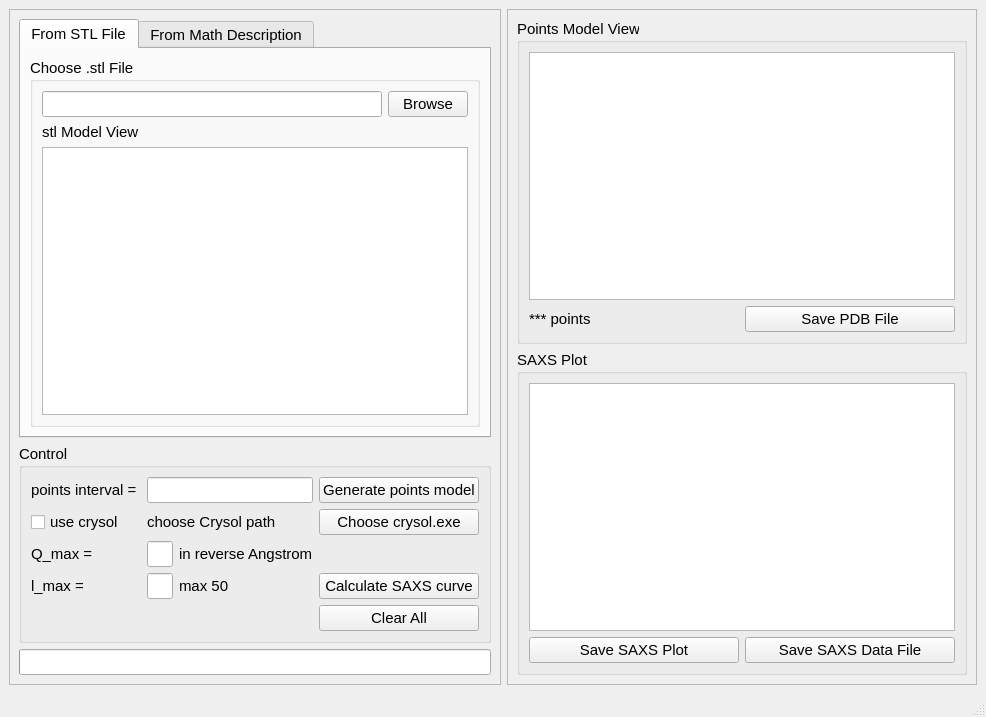
<?xml version="1.0" encoding="UTF-8"?>
<ui version="4.0">
 <class>MainWindow</class>
 <widget class="QMainWindow" name="MainWindow">
  <property name="geometry">
   <rect>
    <x>0</x>
    <y>0</y>
    <width>986</width>
    <height>717</height>
   </rect>
  </property>
  <property name="font">
   <font>
    <family>Arial</family>
    <pointsize>11</pointsize>
   </font>
  </property>
  <property name="windowTitle">
   <string>Model2SAS</string>
  </property>
  <widget class="QWidget" name="centralwidget">
   <layout class="QHBoxLayout" name="horizontalLayout" stretch="1,1">
    <item>
     <widget class="QFrame" name="frame_2">
      <property name="frameShape">
       <enum>QFrame::StyledPanel</enum>
      </property>
      <property name="frameShadow">
       <enum>QFrame::Raised</enum>
      </property>
      <layout class="QVBoxLayout" name="verticalLayout_2">
       <item>
        <widget class="QTabWidget" name="tabWidget">
         <property name="currentIndex">
          <number>0</number>
         </property>
         <widget class="QWidget" name="tab">
          <attribute name="title">
           <string>From STL File</string>
          </attribute>
          <layout class="QGridLayout" name="gridLayout">
           <item row="0" column="0">
            <widget class="QGroupBox" name="groupBox_control">
             <property name="title">
              <string>Choose .stl File</string>
             </property>
             <layout class="QGridLayout" name="gridLayout_2">
              <item row="0" column="1">
               <widget class="QPushButton" name="pushButton_browseStlFile">
                <property name="text">
                 <string>Browse</string>
                </property>
               </widget>
              </item>
              <item row="0" column="0">
               <widget class="QLineEdit" name="lineEdit_stlFile"/>
              </item>
              <item row="2" column="0" colspan="2">
               <widget class="QGraphicsView" name="graphicsView_stlModel"/>
              </item>
              <item row="1" column="0">
               <widget class="QLabel" name="label">
                <property name="text">
                 <string>stl Model View</string>
                </property>
               </widget>
              </item>
             </layout>
            </widget>
           </item>
          </layout>
         </widget>
         <widget class="QWidget" name="tab_2">
          <attribute name="title">
           <string>From Math Description</string>
          </attribute>
          <layout class="QGridLayout" name="gridLayout_4">
           <item row="0" column="0">
            <widget class="QGroupBox" name="groupBox_mathControl">
             <property name="title">
              <string>Choose .py file</string>
             </property>
             <layout class="QGridLayout" name="gridLayout_8">
              <item row="0" column="1">
               <widget class="QLineEdit" name="lineEdit_pyFile_math"/>
              </item>
              <item row="0" column="2">
               <widget class="QPushButton" name="pushButton_browsePyFile_math">
                <property name="text">
                 <string>Browse</string>
                </property>
               </widget>
              </item>
              <item row="1" column="0" colspan="3">
               <widget class="QTableView" name="tableView_params_math"/>
              </item>
             </layout>
            </widget>
           </item>
           <item row="1" column="0">
            <widget class="QGroupBox" name="groupBox_pyFileContent">
             <property name="title">
              <string>.py file content</string>
             </property>
             <layout class="QGridLayout" name="gridLayout_5">
              <item row="0" column="0">
               <widget class="QTextBrowser" name="textBrowser_pyFileContent">
                <property name="font">
                 <font>
                  <family>Courier</family>
                  <pointsize>11</pointsize>
                 </font>
                </property>
               </widget>
              </item>
             </layout>
            </widget>
           </item>
          </layout>
         </widget>
        </widget>
       </item>
       <item>
        <widget class="QGroupBox" name="groupBox">
         <property name="title">
          <string>Control</string>
         </property>
         <layout class="QGridLayout" name="gridLayout_7" columnstretch="0,0,0,0">
          <item row="1" column="3">
           <widget class="QPushButton" name="pushButton_chooseCrysolPath">
            <property name="text">
             <string>Choose crysol.exe</string>
            </property>
           </widget>
          </item>
          <item row="2" column="2">
           <widget class="QLabel" name="label_5">
            <property name="text">
             <string>in reverse Angstrom</string>
            </property>
           </widget>
          </item>
          <item row="2" column="1">
           <widget class="QLineEdit" name="lineEdit_Qmax"/>
          </item>
          <item row="0" column="3">
           <widget class="QPushButton" name="pushButton_genPointsInModel">
            <property name="text">
             <string>Generate points model</string>
            </property>
           </widget>
          </item>
          <item row="4" column="1">
           <widget class="QLineEdit" name="lineEdit_lmax"/>
          </item>
          <item row="1" column="0">
           <widget class="QCheckBox" name="checkBox_useCrysol">
            <property name="text">
             <string>use crysol</string>
            </property>
            <property name="checked">
             <bool>false</bool>
            </property>
           </widget>
          </item>
          <item row="4" column="2">
           <widget class="QLabel" name="label_6">
            <property name="text">
             <string>max 50</string>
            </property>
           </widget>
          </item>
          <item row="2" column="0">
           <widget class="QLabel" name="label_2">
            <property name="text">
             <string>Q_max = </string>
            </property>
           </widget>
          </item>
          <item row="4" column="0">
           <widget class="QLabel" name="label_4">
            <property name="text">
             <string>l_max = </string>
            </property>
           </widget>
          </item>
          <item row="0" column="1" colspan="2">
           <widget class="QLineEdit" name="lineEdit_interval"/>
          </item>
          <item row="4" column="3">
           <widget class="QPushButton" name="pushButton_calcSaxs">
            <property name="text">
             <string>Calculate SAXS curve</string>
            </property>
           </widget>
          </item>
          <item row="1" column="1" colspan="2">
           <widget class="QLabel" name="label_crysolPath">
            <property name="text">
             <string>choose Crysol path</string>
            </property>
           </widget>
          </item>
          <item row="0" column="0">
           <widget class="QLabel" name="label_3">
            <property name="text">
             <string>points interval = </string>
            </property>
           </widget>
          </item>
          <item row="5" column="3">
           <widget class="QPushButton" name="pushBotton_clear">
            <property name="text">
             <string>Clear All</string>
            </property>
           </widget>
          </item>
         </layout>
        </widget>
       </item>
       <item>
        <widget class="QProgressBar" name="progressBar">
         <property name="maximum">
          <number>100</number>
         </property>
         <property name="value">
          <number>-1</number>
         </property>
         <property name="textVisible">
          <bool>false</bool>
         </property>
         <property name="invertedAppearance">
          <bool>false</bool>
         </property>
         <property name="format">
          <string>%p%</string>
         </property>
        </widget>
       </item>
      </layout>
     </widget>
    </item>
    <item>
     <widget class="QFrame" name="frame">
      <property name="sizePolicy">
       <sizepolicy hsizetype="Preferred" vsizetype="Preferred">
        <horstretch>0</horstretch>
        <verstretch>0</verstretch>
       </sizepolicy>
      </property>
      <property name="frameShape">
       <enum>QFrame::StyledPanel</enum>
      </property>
      <property name="frameShadow">
       <enum>QFrame::Raised</enum>
      </property>
      <layout class="QVBoxLayout" name="verticalLayout" stretch="1,1">
       <item>
        <widget class="QGroupBox" name="groupBox_pointsView">
         <property name="title">
          <string>Points Model View</string>
         </property>
         <layout class="QGridLayout" name="gridLayout_6">
          <item row="0" column="0" colspan="2">
           <widget class="QGraphicsView" name="graphicsView_pointsModel"/>
          </item>
          <item row="1" column="1">
           <widget class="QPushButton" name="pushButton_savePointsFile">
            <property name="text">
             <string>Save PDB File</string>
            </property>
           </widget>
          </item>
          <item row="1" column="0">
           <widget class="QLabel" name="label_pointsNum">
            <property name="text">
             <string>*** points</string>
            </property>
           </widget>
          </item>
         </layout>
        </widget>
       </item>
       <item>
        <widget class="QGroupBox" name="groupBox_saxsPlot">
         <property name="title">
          <string>SAXS Plot</string>
         </property>
         <layout class="QGridLayout" name="gridLayout_3">
          <item row="1" column="0">
           <widget class="QPushButton" name="pushButton_saveSaxsPlot">
            <property name="text">
             <string>Save SAXS Plot</string>
            </property>
           </widget>
          </item>
          <item row="0" column="0" colspan="2">
           <widget class="QGraphicsView" name="graphicsView_saxsPlot"/>
          </item>
          <item row="1" column="1">
           <widget class="QPushButton" name="pushButton_saveSaxsData">
            <property name="text">
             <string>Save SAXS Data File</string>
            </property>
           </widget>
          </item>
         </layout>
        </widget>
       </item>
      </layout>
     </widget>
    </item>
   </layout>
  </widget>
  <widget class="QStatusBar" name="statusbar"/>
 </widget>
 <resources/>
 <connections/>
</ui>
